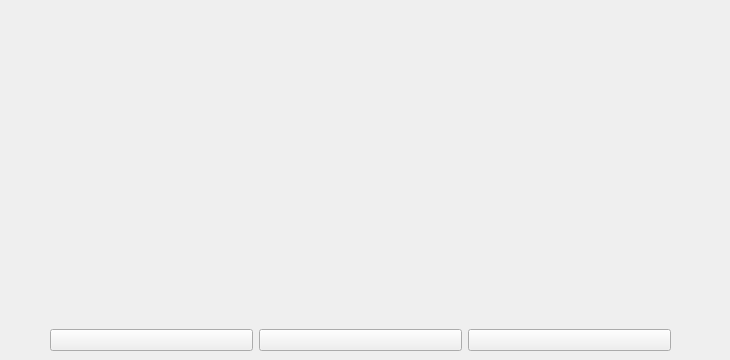
           <widget class="QWidget" name="opciones_3_gain_wg">
            <widget class="QWidget" name="verticalLayoutWidget_4">
             <property name="geometry">
              <rect>
               <x>0</x>
               <y>90</y>
               <width>721</width>
               <height>261</height>
              </rect>
             </property>
             <layout class="QVBoxLayout" name="verticalLayout_17">
              <item>
               <widget class="QLabel" name="respuesta_label_gain_3">
                <property name="sizePolicy">
                 <sizepolicy hsizetype="Fixed" vsizetype="Preferred">
                  <horstretch>0</horstretch>
                  <verstretch>0</verstretch>
                 </sizepolicy>
                </property>
                <property name="minimumSize">
                 <size>
                  <width>710</width>
                  <height>0</height>
                 </size>
                </property>
                <property name="font">
                 <font>
                  <pointsize>48</pointsize>
                 </font>
                </property>
                <property name="text">
                 <string/>
                </property>
                <property name="alignment">
                 <set>Qt::AlignCenter</set>
                </property>
               </widget>
              </item>
              <item>
               <widget class="QLabel" name="respuesta_correcta_gain_2">
                <property name="sizePolicy">
                 <sizepolicy hsizetype="Fixed" vsizetype="Preferred">
                  <horstretch>0</horstretch>
                  <verstretch>0</verstretch>
                 </sizepolicy>
                </property>
                <property name="minimumSize">
                 <size>
                  <width>710</width>
                  <height>30</height>
                 </size>
                </property>
                <property name="maximumSize">
                 <size>
                  <width>16777215</width>
                  <height>30</height>
                 </size>
                </property>
                <property name="font">
                 <font>
                  <pointsize>15</pointsize>
                 </font>
                </property>
                <property name="text">
                 <string/>
                </property>
                <property name="alignment">
                 <set>Qt::AlignCenter</set>
                </property>
               </widget>
              </item>
              <item>
               <layout class="QHBoxLayout" name="horizontalLayout_14">
                <item>
                 <spacer name="horizontalSpacer_31">
                  <property name="orientation">
                   <enum>Qt::Horizontal</enum>
                  </property>
                  <property name="sizeType">
                   <enum>QSizePolicy::Fixed</enum>
                  </property>
                  <property name="sizeHint" stdset="0">
                   <size>
                    <width>50</width>
                    <height>20</height>
                   </size>
                  </property>
                 </spacer>
                </item>
                <item>
                 <widget class="QPushButton" name="opcion2_bt_gain_2">
                  <property name="text">
                   <string/>
                  </property>
                 </widget>
                </item>
                <item>
                 <widget class="QPushButton" name="opcion1_bt_gain_2">
                  <property name="text">
                   <string/>
                  </property>
                 </widget>
                </item>
                <item>
                 <widget class="QPushButton" name="opcion3_bt_gain_2">
                  <property name="text">
                   <string/>
                  </property>
                 </widget>
                </item>
                <item>
                 <spacer name="horizontalSpacer_30">
                  <property name="orientation">
                   <enum>Qt::Horizontal</enum>
                  </property>
                  <property name="sizeType">
                   <enum>QSizePolicy::Fixed</enum>
                  </property>
                  <property name="sizeHint" stdset="0">
                   <size>
                    <width>50</width>
                    <height>20</height>
                   </size>
                  </property>
                 </spacer>
                </item>
               </layout>
              </item>
             </layout>
            </widget>
           </widget>
